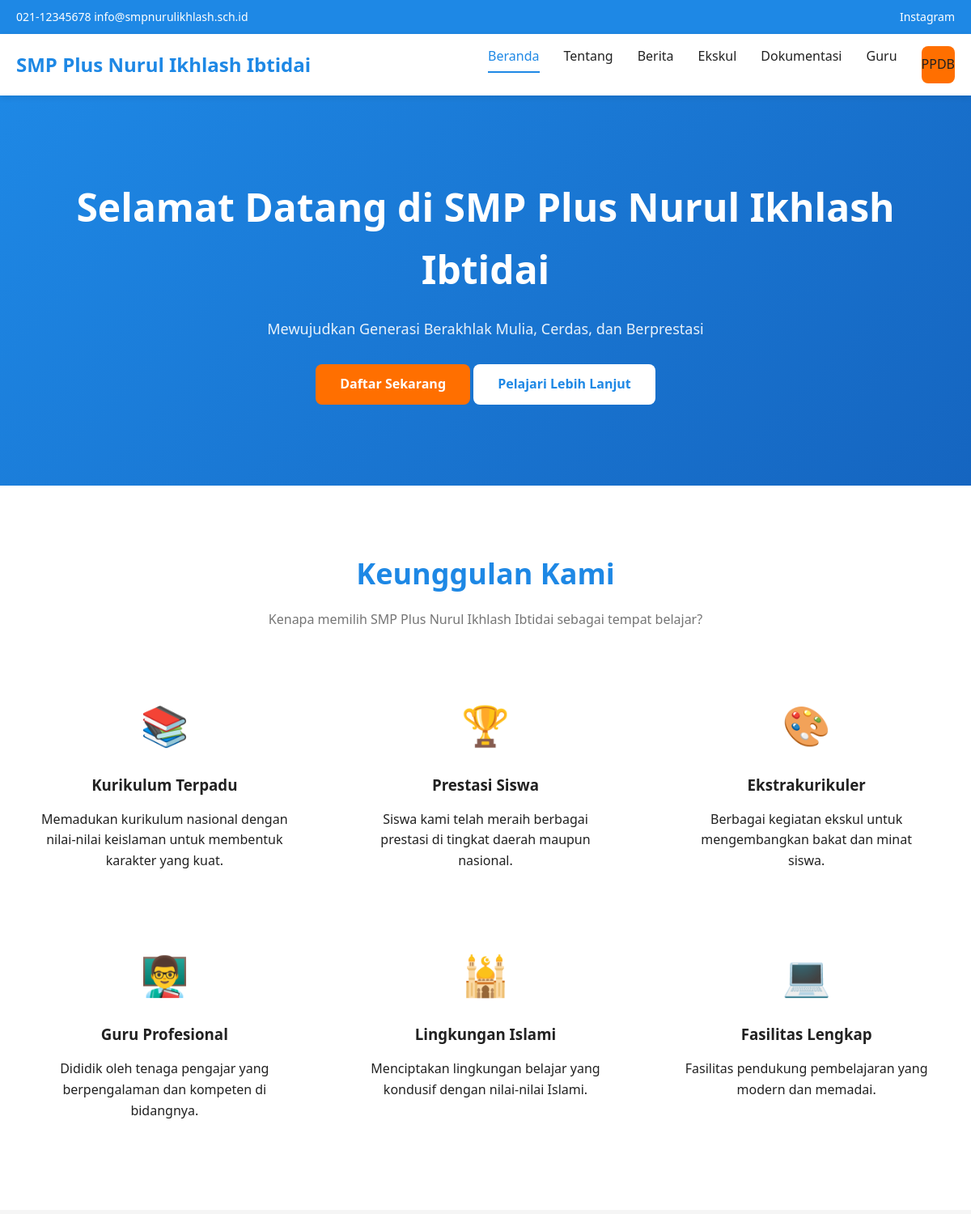
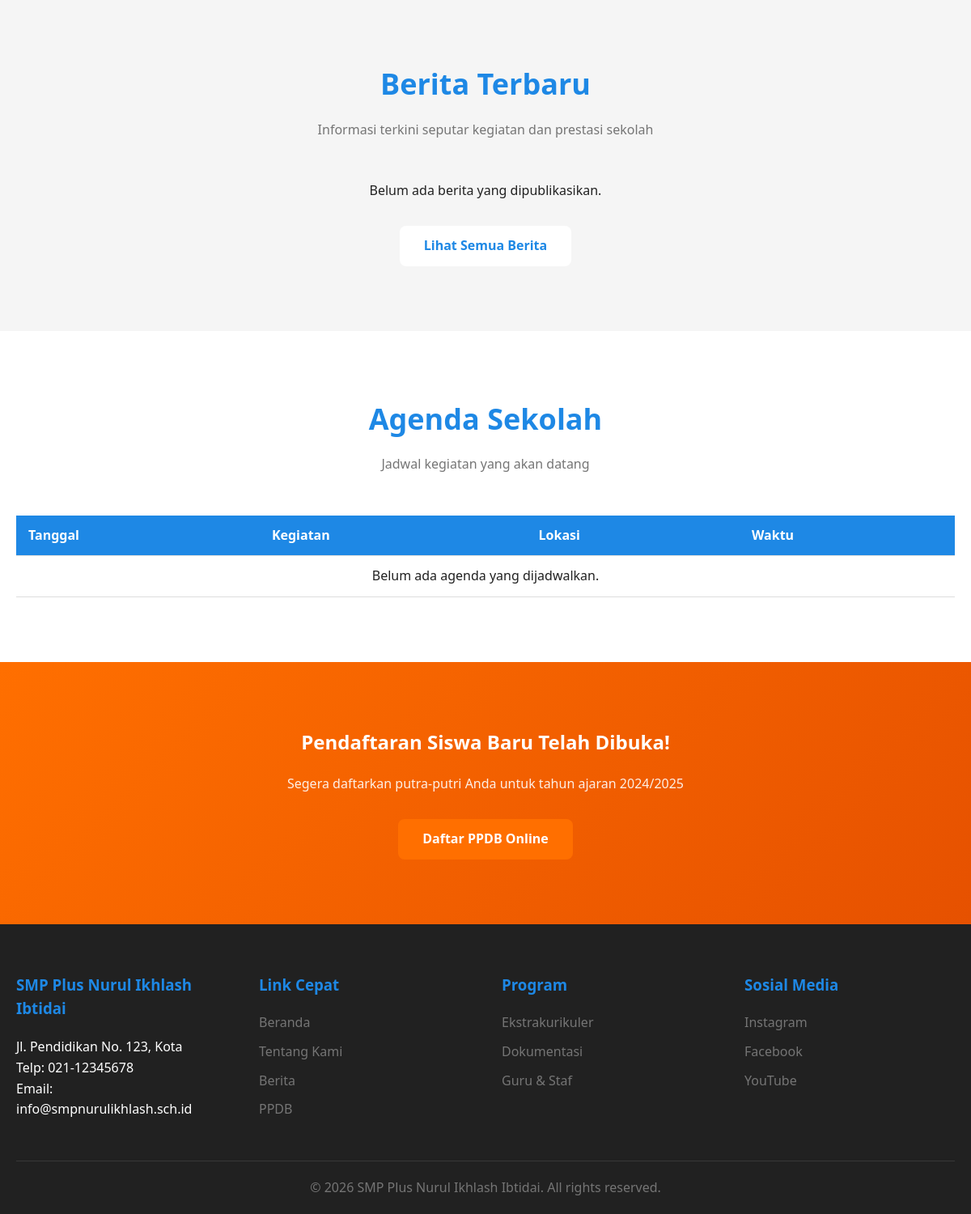
The page / on the database its author committed (2 pictures, top to bottom).
### tables this page shows
CREATE TABLE IF NOT EXISTS pengaturan (
    id INT AUTO_INCREMENT PRIMARY KEY,
    nama_pengaturan VARCHAR(100) NOT NULL UNIQUE,
    nilai TEXT NOT NULL,
    keterangan VARCHAR(255),
    updated_at TIMESTAMP DEFAULT CURRENT_TIMESTAMP ON UPDATE CURRENT_TIMESTAMP
);

### includes/functions.php (called while the page is built, shortened)
<?php
function get_pengaturan($nama) {
    $sql = "SELECT nilai FROM pengaturan WHERE nama_pengaturan = '$nama'";
    $result = query($sql);
    $row = fetch_assoc($result);
    return $row ? $row['nilai'] : '';
}
?>

### includes/db.php (called while the page is built, shortened)
<?php
try {
    $conn = new mysqli(DB_HOST, DB_USER, DB_PASS, DB_NAME);
    $conn->set_charset("utf8mb4");
} catch (Exception $e) {
    die("Error: " . $e->getMessage());
}
function query($sql) {
    global $conn;
    $result = $conn->query($sql);
    return $result;
}
function fetch_assoc($result) {
    return $result->fetch_assoc();
}
function fetch_all($result) {
    $data = [];
    return $data;
}
?>

### index.php (the view, shortened to what this page needs)
<?php
require_once 'includes/db.php';
require_once 'includes/functions.php';
$sql_berita = "SELECT * FROM berita WHERE status = 'published' ORDER BY created_at DESC LIMIT 3";
$result_berita = query($sql_berita);
$berita_list = fetch_all($result_berita);
$sql_agenda = "SELECT * FROM agenda WHERE tanggal_mulai >= CURDATE() ORDER BY tanggal_mulai ASC LIMIT 5";
$result_agenda = query($sql_agenda);
$agenda_list = fetch_all($result_agenda);
$nama_sekolah = get_pengaturan('nama_sekolah');
$alamat_sekolah = get_pengaturan('alamat_sekolah');
$no_telepon = get_pengaturan('no_telepon');
$email_sekolah = get_pengaturan('email_sekolah');
$instagram = get_pengaturan('instagram');
$ppdb_status = get_pengaturan('ppdb_status');
?>
<!DOCTYPE html>
<html lang="id">
<head>
    <link rel="stylesheet" href="assets/css/style.css">
</head>
<body>
    <div class="top-bar">
        <div class="container">
            <div>
                <span><i class="icon-phone"></i> <?php echo $no_telepon; ?></span>
                <span><i class="icon-email"></i> <?php echo $email_sekolah; ?></span>
            </div>
            <div>
                <a href="<?php echo $instagram; ?>" target="_blank">Instagram</a>
            </div>
        </div>
    </div>
    <header>
        <div class="navbar">
            <div class="container">
                <div class="logo">
                    <?php echo $nama_sekolah; ?>
                </div>
                <ul class="nav-menu" id="primary-navigation">
                    <li><a href="index.php" class="active">Beranda</a></li>
                    <li><a href="pages/tentang.php">Tentang</a></li>
                    <li><a href="pages/berita.php">Berita</a></li>
                    <li><a href="pages/ekskul.php">Ekskul</a></li>
                    <li><a href="pages/dokumentasi.php">Dokumentasi</a></li>
                    <li><a href="pages/guru.php">Guru</a></li>
                    <li><a href="pages/ppdb.php" class="btn btn-primary">PPDB</a></li>
                </ul>
            </div>
        </div>
    </header>
    <section class="hero">
        <div class="container">
            <h1>Selamat Datang di <?php echo $nama_sekolah; ?></h1>
            <p>Mewujudkan Generasi Berakhlak Mulia, Cerdas, dan Berprestasi</p>
            <a href="pages/ppdb.php" class="btn btn-primary">Daftar Sekarang</a>
            <a href="pages/tentang.php" class="btn btn-secondary">Pelajari Lebih Lanjut</a>
        </div>
    </section>
    <section class="features">
        <div class="container">
            <div class="section-title">
                <h2>Keunggulan Kami</h2>
                <p>Kenapa memilih <?php echo $nama_sekolah; ?> sebagai tempat belajar?</p>
            </div>
            <div class="grid-3">
                <div class="feature-item">
                    <div class="feature-icon">📚</div>
                    <h3>Kurikulum Terpadu</h3>
                    <p>Memadukan kurikulum nasional dengan nilai-nilai keislaman untuk membentuk karakter yang kuat.</p>
                </div>
                <div class="feature-item">
                    <div class="feature-icon">🏆</div>
                    <h3>Prestasi Siswa</h3>
                    <p>Siswa kami telah meraih berbagai prestasi di tingkat daerah maupun nasional.</p>
                </div>
                <div class="feature-item">
                    <div class="feature-icon">🎨</div>
                    <h3>Ekstrakurikuler</h3>
                    <p>Berbagai kegiatan ekskul untuk mengembangkan bakat dan minat siswa.</p>
                </div>
                <div class="feature-item">
                    <div class="feature-icon">👨‍🏫</div>
                    <h3>Guru Profesional</h3>
                    <p>Dididik oleh tenaga pengajar yang berpengalaman dan kompeten di bidangnya.</p>
                </div>
                <div class="feature-item">
                    <div class="feature-icon">🕌</div>
                    <h3>Lingkungan Islami</h3>
                    <p>Menciptakan lingkungan belajar yang kondusif dengan nilai-nilai Islami.</p>
                </div>
                <div class="feature-item">
                    <div class="feature-icon">💻</div>
                    <h3>Fasilitas Lengkap</h3>
                    <p>Fasilitas pendukung pembelajaran yang modern dan memadai.</p>
                </div>
            </div>
        </div>
    </section>
    <section class="news">
        <div class="container">
            <div class="section-title">
                <h2>Berita Terbaru</h2>
                <p>Informasi terkini seputar kegiatan dan prestasi sekolah</p>
            </div>
            <div class="grid-3">
                <?php if (count($berita_list) > 0): ?>
                    <?php foreach ($berita_list as $berita): ?>
                        <div class="card news-card">
                            <?php if ($berita['gambar']): ?>
                                <img src="assets/uploads/berita/<?php echo $berita['gambar']; ?>" alt="<?php echo $berita['judul']; ?>" class="card-img">
                            <?php else: ?>
                                <img src="assets/images/placeholder.svg" alt="Placeholder" class="card-img">
                            <?php endif; ?>
                            <div class="card-body">
                                <span class="badge"><?php echo ucfirst($berita['kategori']); ?></span>
                                <h3 class="card-title"><?php echo $berita['judul']; ?></h3>
                                <p class="card-text"><?php echo limit_text($berita['isi'], 100); ?></p>
                                <div class="card-meta">
                                    <span><?php echo format_tanggal_indonesia($berita['created_at']); ?></span>
                                    <a href="pages/berita-detail.php?id=<?php echo $berita['id']; ?>">Baca Selengkapnya →</a>
                                </div>
                            </div>
                        </div>
                    <?php endforeach; ?>
                <?php else: ?>
                    <p class="text-center">Belum ada berita yang dipublikasikan.</p>
                <?php endif; ?>
            </div>
            <div class="text-center mt-3">
                <a href="pages/berita.php" class="btn btn-secondary">Lihat Semua Berita</a>
            </div>
        </div>
    </section>
    <section class="features">
        <div class="container">
            <div class="section-title">
                <h2>Agenda Sekolah</h2>
                <p>Jadwal kegiatan yang akan datang</p>
            </div>
            <div class="table-responsive">
                <table>
                    <thead>
                        <tr>
                            <th>Tanggal</th>
                            <th>Kegiatan</th>
                            <th>Lokasi</th>
                            <th>Waktu</th>
                        </tr>
                    </thead>
                    <tbody>
                        <?php if (count($agenda_list) > 0): ?>
                            <?php foreach ($agenda_list as $agenda): ?>
                                <tr>
                                    <td><?php echo format_tanggal_indonesia($agenda['tanggal_mulai']); ?></td>
                                    <td><?php echo $agenda['judul']; ?></td>
                                    <td><?php echo $agenda['lokasi']; ?></td>
                                    <td><?php echo $agenda['waktu']; ?></td>
                                </tr>
                            <?php endforeach; ?>
                        <?php else: ?>
                            <tr>
                                <td colspan="4" class="text-center">Belum ada agenda yang dijadwalkan.</td>
                            </tr>
                        <?php endif; ?>
                    </tbody>
                </table>
            </div>
        </div>
    </section>
    <?php if ($ppdb_status == 'buka'): ?>
    <section class="ppdb">
        <div class="container">
            <h2>Pendaftaran Siswa Baru Telah Dibuka!</h2>
            <p>Segera daftarkan putra-putri Anda untuk tahun ajaran <?php echo get_pengaturan('tahun_ajaran'); ?></p>
            <a href="pages/ppdb.php" class="btn btn-primary">Daftar PPDB Online</a>
        </div>
    </section>
    <?php endif; ?>
    <footer>
        <div class="container">
            <div class="footer-grid">
                <div class="footer-widget">
                    <h3><?php echo $nama_sekolah; ?></h3>
                    <p><?php echo $alamat_sekolah; ?></p>
                    <p>Telp: <?php echo $no_telepon; ?></p>
                    <p>Email: <?php echo $email_sekolah; ?></p>
                </div>
                <div class="footer-widget">
                    <h3>Link Cepat</h3>
                    <ul>
                        <li><a href="index.php">Beranda</a></li>
                        <li><a href="pages/tentang.php">Tentang Kami</a></li>
                        <li><a href="pages/berita.php">Berita</a></li>
                        <li><a href="pages/ppdb.php">PPDB</a></li>
                    </ul>
                </div>
                <div class="footer-widget">
                    <h3>Program</h3>
                    <ul>
                        <li><a href="pages/ekskul.php">Ekstrakurikuler</a></li>
                        <li><a href="pages/dokumentasi.php">Dokumentasi</a></li>
                        <li><a href="pages/guru.php">Guru & Staf</a></li>
                    </ul>
                </div>
                <div class="footer-widget">
                    <h3>Sosial Media</h3>
                    <ul>
                        <li><a href="<?php echo $instagram; ?>" target="_blank">Instagram</a></li>
                        <li><a href="#" target="_blank">Facebook</a></li>
                        <li><a href="#" target="_blank">YouTube</a></li>
                    </ul>
                </div>
            </div>
            <div class="footer-bottom">
                <p>&copy; <?php echo date('Y'); ?> <?php echo $nama_sekolah; ?>. All rights reserved.</p>
            </div>
        </div>
    </footer>
</body>
</html>

### assets/css/style.css (style rules this page uses)
* { margin: 0; padding: 0; box-sizing: border-box; }
:root { --primary-color: #1e88e5; --secondary-color: #1565c0; --accent-color: #ff6f00; --success-color: #43a047; --danger-color: #e53935; --warning-color: #fb8c00; --dark-color: #212121; --light-color: #f5f5f5; --white: #ffffff; --gray: #757575; --border-radius: 8px; --shadow: 0 2px 8px rgba(0,0,0,0.1); --transition: all 0.3s ease; }
body { font-family: 'Segoe UI', Tahoma, Geneva, Verdana, sans-serif; line-height: 1.6; color: var(--dark-color); background-color: var(--light-color); }
a { text-decoration: none; color: inherit; transition: var(--transition); }
.container { max-width: 1200px; margin: 0 auto; padding: 0 20px; }
header { background: var(--white); box-shadow: var(--shadow); position: sticky; top: 0; z-index: 1000; }
.top-bar { background: var(--primary-color); color: var(--white); padding: 10px 0; font-size: 14px; }
.top-bar .container { display: flex; justify-content: space-between; align-items: center; }
.top-bar a { color: var(--white); margin-left: 20px; }
.navbar { padding: 15px 0; }
.navbar .container { display: flex; justify-content: space-between; align-items: center; }
.logo { font-size: 24px; font-weight: bold; color: var(--primary-color); }
.nav-menu { display: flex; list-style: none; gap: 30px; }
.nav-menu a { color: var(--dark-color); font-weight: 500; padding: 10px 0; position: relative; }
.nav-menu a:hover, .nav-menu a.active { color: var(--primary-color); }
.nav-menu a::after { content: ''; position: absolute; bottom: 0; left: 0; width: 0; height: 2px; background: var(--primary-color); transition: var(--transition); }
.nav-menu a:hover::after, .nav-menu a.active::after { width: 100%; }
.hero { background: linear-gradient(135deg, var(--primary-color), var(--secondary-color)); color: var(--white); padding: 100px 0; text-align: center; }
.hero h1 { font-size: 48px; margin-bottom: 20px; }
.hero p { font-size: 18px; margin-bottom: 30px; opacity: 0.9; }
.btn { display: inline-block; padding: 12px 30px; border-radius: var(--border-radius); font-weight: 600; cursor: pointer; border: none; transition: var(--transition); }
.btn-primary { background: var(--accent-color); color: var(--white); }
.btn-secondary { background: var(--white); color: var(--primary-color); }
section { padding: 80px 0; }
.section-title { text-align: center; margin-bottom: 50px; }
.section-title h2 { font-size: 36px; color: var(--primary-color); margin-bottom: 15px; }
.section-title p { color: var(--gray); max-width: 600px; margin: 0 auto; }
.grid-3 { display: grid; grid-template-columns: repeat(auto-fit, minmax(300px, 1fr)); gap: 30px; }
.features { background: var(--white); }
.feature-item { text-align: center; padding: 30px; }
.feature-icon { font-size: 48px; color: var(--primary-color); margin-bottom: 20px; }
.feature-item h3 { margin-bottom: 15px; }
.news { background: var(--light-color); }
.ppdb { background: linear-gradient(135deg, var(--accent-color), #e65100); color: var(--white); text-align: center; }
.ppdb h2 { margin-bottom: 20px; }
.ppdb p { margin-bottom: 30px; opacity: 0.9; }
footer { background: var(--dark-color); color: var(--white); padding: 60px 0 20px; }
.footer-grid { display: grid; grid-template-columns: repeat(auto-fit, minmax(250px, 1fr)); gap: 40px; margin-bottom: 40px; }
.footer-widget h3 { margin-bottom: 20px; color: var(--primary-color); }
.footer-widget ul { list-style: none; }
.footer-widget ul li { margin-bottom: 10px; }
.footer-widget ul li a { color: var(--gray); }
.footer-bottom { text-align: center; padding-top: 20px; border-top: 1px solid rgba(255,255,255,0.1); color: var(--gray); }
.table-responsive { overflow-x: auto; }
table { width: 100%; border-collapse: collapse; background: var(--white); }
table th, table td { padding: 12px 15px; text-align: left; border-bottom: 1px solid #ddd; }
table th { background: var(--primary-color); color: var(--white); font-weight: 600; }
.text-center { text-align: center; }
.mt-3 { margin-top: 30px; }

### rows shown on the page
pengaturan: nilai "021-12345678"
pengaturan: nilai "info@smpnurulikhlash.sch.id"
pengaturan: nilai "SMP Plus Nurul Ikhlash Ibtidai"
pengaturan: nilai "2024/2025"
pengaturan: nilai "Jl. Pendidikan No. 123, Kota"
